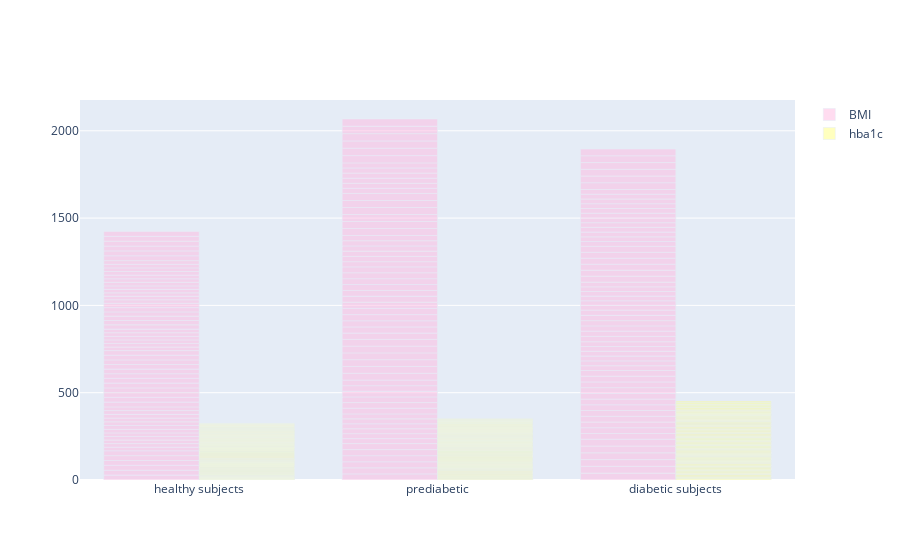

Write notebook code for a chart like this one.
### Code cell
#Evaluar la relación del BMI y hba1c de cada grupo mediante un gráfico de barras iteractivo

trace1 = go.Bar(x = sample_metadata["HEALTH_STATUS"],
                y = sample_metadata['BMI'],
                name = 'BMI',
                marker = dict(color = 'rgba(255, 185, 225, 0.5)'),
                )

trace2 = go.Bar(x = sample_metadata["HEALTH_STATUS"],
               y = sample_metadata['hba1c'],
               name = 'hba1c',
               marker = dict(color = 'rgba(255, 255, 128, 0.5)'),
               )

data = [trace1, trace2] 

layout = go.Layout(barmode = "group") 

fig = go.Figure(data = data, layout = layout)

iplot(fig)

### Figure 1 — Plotly figure (JSON) as saved in the notebook; plotly's stock layout.template omitted (floating-point values rounded to 4 significant figures; data arrays with more than 128 entries replaced by an {"elided": "..."} marker saying what was removed)
{"data": [{"marker": {"color": "rgba(255, 185, 225, 0.5)"}, "name": "BMI", "type": "bar", "x": {"elided": "180 str values"}, "y": {"elided": "180 float values"}}, {"marker": {"color": "rgba(255, 255, 128, 0.5)"}, "name": "hba1c", "type": "bar", "x": {"elided": "180 str values"}, "y": {"elided": "180 float values"}}], "layout": {"barmode": "group"}}
